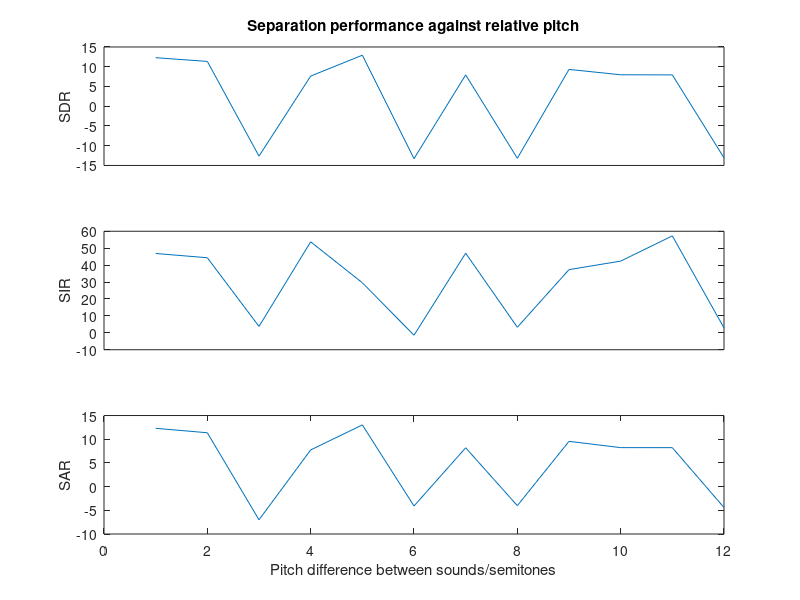

Source code (MATLAB):
pitch = [1, 2, 3, 4, 5, 6, 7, 8, 9, 10, 11, 12];
sinSDR = [12.2914, 11.3415, -12.6351, 7.63, 12.9158, -13.2697, 7.92802, -13.1779, 9.32041, 7.96458, 7.93154, -13.0783];
sinSIR = [46.8706, 44.3454, 3.77146, 53.7493, 29.5736, -1.43181, 47.0326, 3.28328, 37.3218, 42.3604, 57.2637, 2.87205];
sinSAR = [12.3044, 11.3646, -7.00163, 7.73812, 13.0159, -4.0923, 8.19042, -4.01707, 9.55451, 8.22553, 8.22093, -4.41633];
matSDR = [-0.0135145, -0.00596875, -0.00611354, -0.00717049, -0.00900813, -0.0063517, -0.0078536, -0.0101423, -0.00789321, -0.00103051, -0.00694034, -0.00756895];
matSIR = [-0.00255944, 0.00222128, 0.000257905, -0.000890883, -0.000122088, 0.000937613, 0.000158706, -0.000412817, -0.000207834, 0.0052167, -0.000178516, 7.30861e-5];
matSAR = [29.6686, 30.9416, 32.0371, 32.1028, 30.589, 31.4468, 31.0324, 30.1885, 31.21, 32.1147, 31.7725, 31.2407];

figure
subplot(3, 1, 1)
plot(pitch, sinSDR)
%hold on
%plot(pitch, matSDR)
ylabel('SDR')
xticks([])
%legend('Sinusoids', 'Matrix Factors')
title('Separation performance against relative pitch')

subplot(3, 1, 2)
plot(pitch, sinSIR)
%hold on
%plot(pitch, matSIR)
ylabel('SIR')
xticks([])
ylim([-10 60])

subplot(3, 1, 3)
plot(pitch, sinSAR)
%hold on
%plot(pitch, matSAR)
ylabel('SAR')
xlabel('Pitch difference between sounds/semitones')